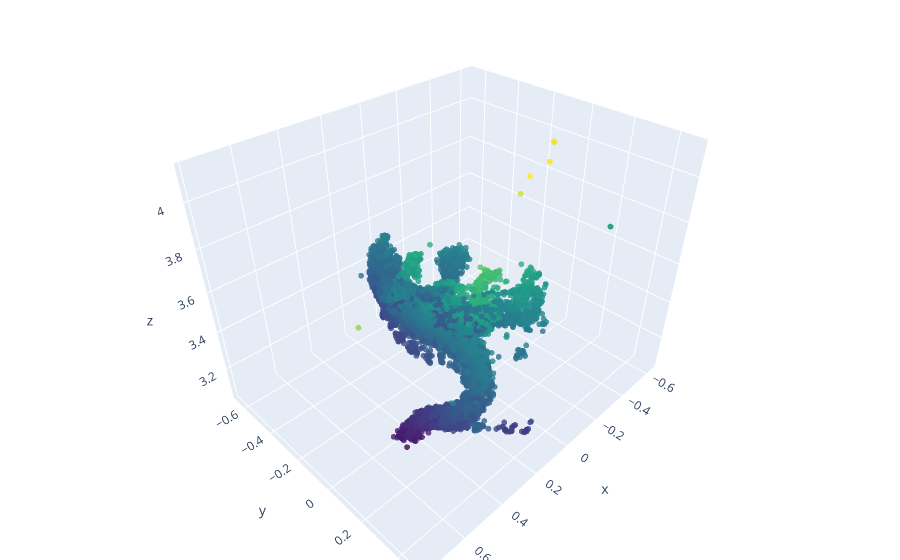

Notebook source saved alongside this figure:
### Code cell
import plotly.graph_objects as go

def plot_model(points3d_with_views):
    # Extract the 3D points from points3d_with_views
    pts_cloud = np.array([pt3.point3d[0] for pt3 in points3d_with_views if np.abs(pt3.point3d[0]).sum() < 200])

    # Assuming points_3D is your array of 3D points
    x = pts_cloud[:, 0]
    y = pts_cloud[:, 1]
    z = pts_cloud[:, 2]

    fig = go.Figure(data=[go.Scatter3d(
        x=x,
        y=y,
        z=z,
        mode='markers',
        marker=dict(
            size=2,
            color=z,                # set color to an array/list of desired values
            colorscale='Viridis',   # choose a colorscale
            opacity=0.8
        )
    )])

    # tight layout
    fig.update_layout(margin=dict(l=0, r=0, b=0, t=0))
    fig.show()
plot_model(points3d_with_views)

### Figure 1 — Plotly figure (JSON) as saved in the notebook; plotly's stock layout.template omitted (floating-point values rounded to 4 significant figures; data arrays with more than 128 entries replaced by an {"elided": "..."} marker saying what was removed)
{"data": [{"marker": {"color": {"elided": "7811 float values"}, "colorscale": [[0, "#440154"], [0.1111, "#482878"], [0.2222, "#3e4989"], [0.3333, "#31688e"], [0.4444, "#26828e"], [0.5556, "#1f9e89"], [0.6667, "#35b779"], [0.7778, "#6ece58"], [0.8889, "#b5de2b"], [1, "#fde725"]], "opacity": 0.8, "size": 2}, "mode": "markers", "type": "scatter3d", "x": {"elided": "7811 float values"}, "y": {"elided": "7811 float values"}, "z": {"elided": "7811 float values"}}], "layout": {"margin": {"b": 0, "l": 0, "r": 0, "t": 0}}}
